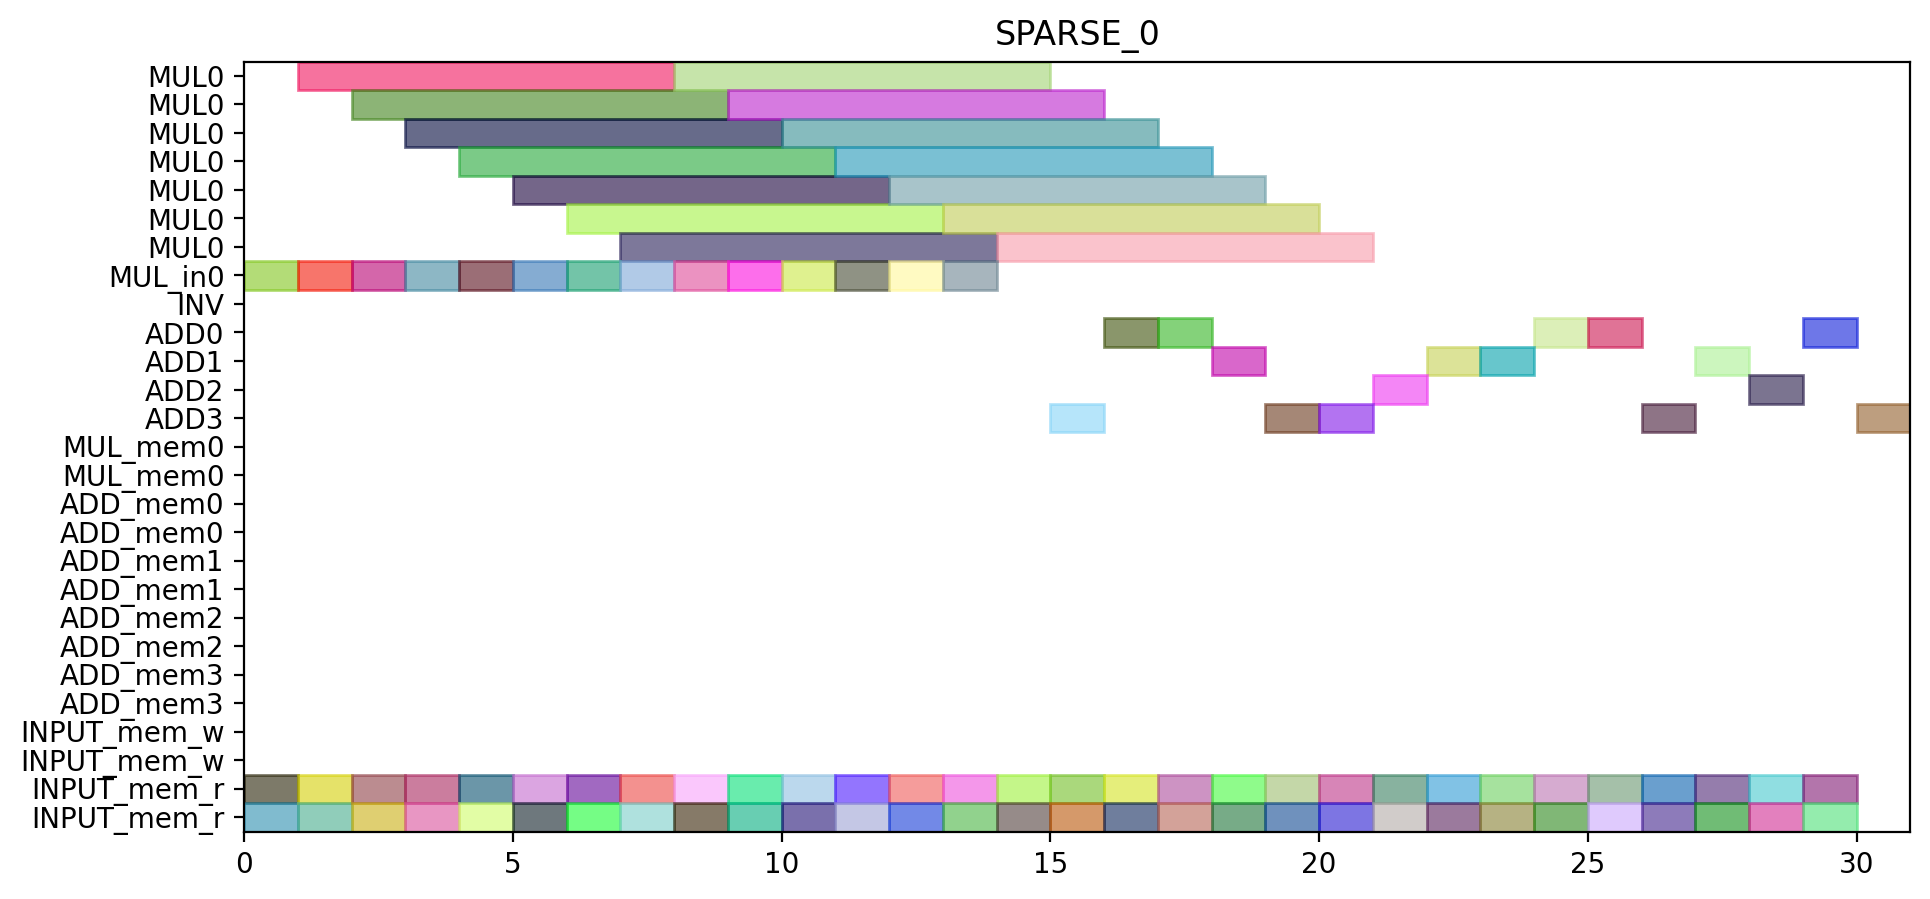

Source code (Python):
from pyschedule import Scenario, solvers, plotters, alt


def solve():
	horizon = 95
	S = Scenario("SPARSE_0", horizon=horizon)

	# resource
	MUL = S.Resources('MUL', num=1, size=7)
	MUL_in = S.Resources('MUL_in', num=1)
	INV = S.Resource('INV')
	ADD = S.Resources('ADD', num=4, periods=range(1, horizon))
	MUL_mem = S.Resources('MUL_mem', num=1, size=2)
	ADD_mem = S.Resources('ADD_mem', num=4, size=2)
	INPUT_mem_w = S.Resource('INPUT_mem_w', size=2)
	INPUT_mem_r = S.Resource('INPUT_mem_r', size=2)

	# result of previous scheduling

	# new tasks
	t1_t0_in = S.Task('t1_t0_in', length=1, delay_cost=1)
	t1_t0_in += alt(MUL_in)
	t1_t0 = S.Task('t1_t0', length=7, delay_cost=1)
	t1_t0 += alt(MUL)
	S += t1_t0>=t1_t0_in

	t1_t0_mem0 = S.Task('t1_t0_mem0', length=1, delay_cost=1)
	t1_t0_mem0 += INPUT_mem_r
	S += t1_t0_mem0 <= t1_t0

	t1_t0_mem1 = S.Task('t1_t0_mem1', length=1, delay_cost=1)
	t1_t0_mem1 += INPUT_mem_r
	S += t1_t0_mem1 <= t1_t0

	t1_t1_in = S.Task('t1_t1_in', length=1, delay_cost=1)
	t1_t1_in += alt(MUL_in)
	t1_t1 = S.Task('t1_t1', length=7, delay_cost=1)
	t1_t1 += alt(MUL)
	S += t1_t1>=t1_t1_in

	t1_t1_mem0 = S.Task('t1_t1_mem0', length=1, delay_cost=1)
	t1_t1_mem0 += INPUT_mem_r
	S += t1_t1_mem0 <= t1_t1

	t1_t1_mem1 = S.Task('t1_t1_mem1', length=1, delay_cost=1)
	t1_t1_mem1 += INPUT_mem_r
	S += t1_t1_mem1 <= t1_t1

	t1_t2 = S.Task('t1_t2', length=1, delay_cost=1)
	t1_t2 += alt(ADD)

	t1_t2_mem0 = S.Task('t1_t2_mem0', length=1, delay_cost=1)
	t1_t2_mem0 += INPUT_mem_r
	S += t1_t2_mem0 <= t1_t2

	t1_t2_mem1 = S.Task('t1_t2_mem1', length=1, delay_cost=1)
	t1_t2_mem1 += INPUT_mem_r
	S += t1_t2_mem1 <= t1_t2

	t1_t3 = S.Task('t1_t3', length=1, delay_cost=1)
	t1_t3 += alt(ADD)

	t1_t3_mem0 = S.Task('t1_t3_mem0', length=1, delay_cost=1)
	t1_t3_mem0 += INPUT_mem_r
	S += t1_t3_mem0 <= t1_t3

	t1_t3_mem1 = S.Task('t1_t3_mem1', length=1, delay_cost=1)
	t1_t3_mem1 += INPUT_mem_r
	S += t1_t3_mem1 <= t1_t3

	t2_t0_in = S.Task('t2_t0_in', length=1, delay_cost=1)
	t2_t0_in += alt(MUL_in)
	t2_t0 = S.Task('t2_t0', length=7, delay_cost=1)
	t2_t0 += alt(MUL)
	S += t2_t0>=t2_t0_in

	t2_t0_mem0 = S.Task('t2_t0_mem0', length=1, delay_cost=1)
	t2_t0_mem0 += INPUT_mem_r
	S += t2_t0_mem0 <= t2_t0

	t2_t0_mem1 = S.Task('t2_t0_mem1', length=1, delay_cost=1)
	t2_t0_mem1 += INPUT_mem_r
	S += t2_t0_mem1 <= t2_t0

	t2_t1_in = S.Task('t2_t1_in', length=1, delay_cost=1)
	t2_t1_in += alt(MUL_in)
	t2_t1 = S.Task('t2_t1', length=7, delay_cost=1)
	t2_t1 += alt(MUL)
	S += t2_t1>=t2_t1_in

	t2_t1_mem0 = S.Task('t2_t1_mem0', length=1, delay_cost=1)
	t2_t1_mem0 += INPUT_mem_r
	S += t2_t1_mem0 <= t2_t1

	t2_t1_mem1 = S.Task('t2_t1_mem1', length=1, delay_cost=1)
	t2_t1_mem1 += INPUT_mem_r
	S += t2_t1_mem1 <= t2_t1

	t2_t2 = S.Task('t2_t2', length=1, delay_cost=1)
	t2_t2 += alt(ADD)

	t2_t2_mem0 = S.Task('t2_t2_mem0', length=1, delay_cost=1)
	t2_t2_mem0 += INPUT_mem_r
	S += t2_t2_mem0 <= t2_t2

	t2_t2_mem1 = S.Task('t2_t2_mem1', length=1, delay_cost=1)
	t2_t2_mem1 += INPUT_mem_r
	S += t2_t2_mem1 <= t2_t2

	t2_t3 = S.Task('t2_t3', length=1, delay_cost=1)
	t2_t3 += alt(ADD)

	t2_t3_mem0 = S.Task('t2_t3_mem0', length=1, delay_cost=1)
	t2_t3_mem0 += INPUT_mem_r
	S += t2_t3_mem0 <= t2_t3

	t2_t3_mem1 = S.Task('t2_t3_mem1', length=1, delay_cost=1)
	t2_t3_mem1 += INPUT_mem_r
	S += t2_t3_mem1 <= t2_t3

	t0_t0_in = S.Task('t0_t0_in', length=1, delay_cost=1)
	t0_t0_in += alt(MUL_in)
	t0_t0 = S.Task('t0_t0', length=7, delay_cost=1)
	t0_t0 += alt(MUL)
	S += t0_t0>=t0_t0_in

	t0_t0_mem0 = S.Task('t0_t0_mem0', length=1, delay_cost=1)
	t0_t0_mem0 += INPUT_mem_r
	S += t0_t0_mem0 <= t0_t0

	t0_t0_mem1 = S.Task('t0_t0_mem1', length=1, delay_cost=1)
	t0_t0_mem1 += INPUT_mem_r
	S += t0_t0_mem1 <= t0_t0

	t0_t1_in = S.Task('t0_t1_in', length=1, delay_cost=1)
	t0_t1_in += alt(MUL_in)
	t0_t1 = S.Task('t0_t1', length=7, delay_cost=1)
	t0_t1 += alt(MUL)
	S += t0_t1>=t0_t1_in

	t0_t1_mem0 = S.Task('t0_t1_mem0', length=1, delay_cost=1)
	t0_t1_mem0 += INPUT_mem_r
	S += t0_t1_mem0 <= t0_t1

	t0_t1_mem1 = S.Task('t0_t1_mem1', length=1, delay_cost=1)
	t0_t1_mem1 += INPUT_mem_r
	S += t0_t1_mem1 <= t0_t1

	t0_t2 = S.Task('t0_t2', length=1, delay_cost=1)
	t0_t2 += alt(ADD)

	t0_t2_mem0 = S.Task('t0_t2_mem0', length=1, delay_cost=1)
	t0_t2_mem0 += INPUT_mem_r
	S += t0_t2_mem0 <= t0_t2

	t0_t2_mem1 = S.Task('t0_t2_mem1', length=1, delay_cost=1)
	t0_t2_mem1 += INPUT_mem_r
	S += t0_t2_mem1 <= t0_t2

	t0_t3 = S.Task('t0_t3', length=1, delay_cost=1)
	t0_t3 += alt(ADD)

	t0_t3_mem0 = S.Task('t0_t3_mem0', length=1, delay_cost=1)
	t0_t3_mem0 += INPUT_mem_r
	S += t0_t3_mem0 <= t0_t3

	t0_t3_mem1 = S.Task('t0_t3_mem1', length=1, delay_cost=1)
	t0_t3_mem1 += INPUT_mem_r
	S += t0_t3_mem1 <= t0_t3

	t4_t0_t0_in = S.Task('t4_t0_t0_in', length=1, delay_cost=1)
	t4_t0_t0_in += alt(MUL_in)
	t4_t0_t0 = S.Task('t4_t0_t0', length=7, delay_cost=1)
	t4_t0_t0 += alt(MUL)
	S += t4_t0_t0>=t4_t0_t0_in

	t4_t0_t0_mem0 = S.Task('t4_t0_t0_mem0', length=1, delay_cost=1)
	t4_t0_t0_mem0 += INPUT_mem_r
	S += t4_t0_t0_mem0 <= t4_t0_t0

	t4_t0_t0_mem1 = S.Task('t4_t0_t0_mem1', length=1, delay_cost=1)
	t4_t0_t0_mem1 += INPUT_mem_r
	S += t4_t0_t0_mem1 <= t4_t0_t0

	t4_t0_t1_in = S.Task('t4_t0_t1_in', length=1, delay_cost=1)
	t4_t0_t1_in += alt(MUL_in)
	t4_t0_t1 = S.Task('t4_t0_t1', length=7, delay_cost=1)
	t4_t0_t1 += alt(MUL)
	S += t4_t0_t1>=t4_t0_t1_in

	t4_t0_t1_mem0 = S.Task('t4_t0_t1_mem0', length=1, delay_cost=1)
	t4_t0_t1_mem0 += INPUT_mem_r
	S += t4_t0_t1_mem0 <= t4_t0_t1

	t4_t0_t1_mem1 = S.Task('t4_t0_t1_mem1', length=1, delay_cost=1)
	t4_t0_t1_mem1 += INPUT_mem_r
	S += t4_t0_t1_mem1 <= t4_t0_t1

	t4_t0_t2 = S.Task('t4_t0_t2', length=1, delay_cost=1)
	t4_t0_t2 += alt(ADD)

	t4_t0_t2_mem0 = S.Task('t4_t0_t2_mem0', length=1, delay_cost=1)
	t4_t0_t2_mem0 += INPUT_mem_r
	S += t4_t0_t2_mem0 <= t4_t0_t2

	t4_t0_t2_mem1 = S.Task('t4_t0_t2_mem1', length=1, delay_cost=1)
	t4_t0_t2_mem1 += INPUT_mem_r
	S += t4_t0_t2_mem1 <= t4_t0_t2

	t4_t0_t3 = S.Task('t4_t0_t3', length=1, delay_cost=1)
	t4_t0_t3 += alt(ADD)

	t4_t0_t3_mem0 = S.Task('t4_t0_t3_mem0', length=1, delay_cost=1)
	t4_t0_t3_mem0 += INPUT_mem_r
	S += t4_t0_t3_mem0 <= t4_t0_t3

	t4_t0_t3_mem1 = S.Task('t4_t0_t3_mem1', length=1, delay_cost=1)
	t4_t0_t3_mem1 += INPUT_mem_r
	S += t4_t0_t3_mem1 <= t4_t0_t3

	t4_t1_t0_in = S.Task('t4_t1_t0_in', length=1, delay_cost=1)
	t4_t1_t0_in += alt(MUL_in)
	t4_t1_t0 = S.Task('t4_t1_t0', length=7, delay_cost=1)
	t4_t1_t0 += alt(MUL)
	S += t4_t1_t0>=t4_t1_t0_in

	t4_t1_t0_mem0 = S.Task('t4_t1_t0_mem0', length=1, delay_cost=1)
	t4_t1_t0_mem0 += INPUT_mem_r
	S += t4_t1_t0_mem0 <= t4_t1_t0

	t4_t1_t0_mem1 = S.Task('t4_t1_t0_mem1', length=1, delay_cost=1)
	t4_t1_t0_mem1 += INPUT_mem_r
	S += t4_t1_t0_mem1 <= t4_t1_t0

	t4_t1_t1_in = S.Task('t4_t1_t1_in', length=1, delay_cost=1)
	t4_t1_t1_in += alt(MUL_in)
	t4_t1_t1 = S.Task('t4_t1_t1', length=7, delay_cost=1)
	t4_t1_t1 += alt(MUL)
	S += t4_t1_t1>=t4_t1_t1_in

	t4_t1_t1_mem0 = S.Task('t4_t1_t1_mem0', length=1, delay_cost=1)
	t4_t1_t1_mem0 += INPUT_mem_r
	S += t4_t1_t1_mem0 <= t4_t1_t1

	t4_t1_t1_mem1 = S.Task('t4_t1_t1_mem1', length=1, delay_cost=1)
	t4_t1_t1_mem1 += INPUT_mem_r
	S += t4_t1_t1_mem1 <= t4_t1_t1

	t4_t1_t2 = S.Task('t4_t1_t2', length=1, delay_cost=1)
	t4_t1_t2 += alt(ADD)

	t4_t1_t2_mem0 = S.Task('t4_t1_t2_mem0', length=1, delay_cost=1)
	t4_t1_t2_mem0 += INPUT_mem_r
	S += t4_t1_t2_mem0 <= t4_t1_t2

	t4_t1_t2_mem1 = S.Task('t4_t1_t2_mem1', length=1, delay_cost=1)
	t4_t1_t2_mem1 += INPUT_mem_r
	S += t4_t1_t2_mem1 <= t4_t1_t2

	t4_t1_t3 = S.Task('t4_t1_t3', length=1, delay_cost=1)
	t4_t1_t3 += alt(ADD)

	t4_t1_t3_mem0 = S.Task('t4_t1_t3_mem0', length=1, delay_cost=1)
	t4_t1_t3_mem0 += INPUT_mem_r
	S += t4_t1_t3_mem0 <= t4_t1_t3

	t4_t1_t3_mem1 = S.Task('t4_t1_t3_mem1', length=1, delay_cost=1)
	t4_t1_t3_mem1 += INPUT_mem_r
	S += t4_t1_t3_mem1 <= t4_t1_t3

	t4_t2_t0_in = S.Task('t4_t2_t0_in', length=1, delay_cost=1)
	t4_t2_t0_in += alt(MUL_in)
	t4_t2_t0 = S.Task('t4_t2_t0', length=7, delay_cost=1)
	t4_t2_t0 += alt(MUL)
	S += t4_t2_t0>=t4_t2_t0_in

	t4_t2_t0_mem0 = S.Task('t4_t2_t0_mem0', length=1, delay_cost=1)
	t4_t2_t0_mem0 += INPUT_mem_r
	S += t4_t2_t0_mem0 <= t4_t2_t0

	t4_t2_t0_mem1 = S.Task('t4_t2_t0_mem1', length=1, delay_cost=1)
	t4_t2_t0_mem1 += INPUT_mem_r
	S += t4_t2_t0_mem1 <= t4_t2_t0

	t4_t2_t1_in = S.Task('t4_t2_t1_in', length=1, delay_cost=1)
	t4_t2_t1_in += alt(MUL_in)
	t4_t2_t1 = S.Task('t4_t2_t1', length=7, delay_cost=1)
	t4_t2_t1 += alt(MUL)
	S += t4_t2_t1>=t4_t2_t1_in

	t4_t2_t1_mem0 = S.Task('t4_t2_t1_mem0', length=1, delay_cost=1)
	t4_t2_t1_mem0 += INPUT_mem_r
	S += t4_t2_t1_mem0 <= t4_t2_t1

	t4_t2_t1_mem1 = S.Task('t4_t2_t1_mem1', length=1, delay_cost=1)
	t4_t2_t1_mem1 += INPUT_mem_r
	S += t4_t2_t1_mem1 <= t4_t2_t1

	t4_t2_t2 = S.Task('t4_t2_t2', length=1, delay_cost=1)
	t4_t2_t2 += alt(ADD)

	t4_t2_t2_mem0 = S.Task('t4_t2_t2_mem0', length=1, delay_cost=1)
	t4_t2_t2_mem0 += INPUT_mem_r
	S += t4_t2_t2_mem0 <= t4_t2_t2

	t4_t2_t2_mem1 = S.Task('t4_t2_t2_mem1', length=1, delay_cost=1)
	t4_t2_t2_mem1 += INPUT_mem_r
	S += t4_t2_t2_mem1 <= t4_t2_t2

	t4_t2_t3 = S.Task('t4_t2_t3', length=1, delay_cost=1)
	t4_t2_t3 += alt(ADD)

	t4_t2_t3_mem0 = S.Task('t4_t2_t3_mem0', length=1, delay_cost=1)
	t4_t2_t3_mem0 += INPUT_mem_r
	S += t4_t2_t3_mem0 <= t4_t2_t3

	t4_t2_t3_mem1 = S.Task('t4_t2_t3_mem1', length=1, delay_cost=1)
	t4_t2_t3_mem1 += INPUT_mem_r
	S += t4_t2_t3_mem1 <= t4_t2_t3

	t4_t40 = S.Task('t4_t40', length=1, delay_cost=1)
	t4_t40 += alt(ADD)

	t4_t40_mem0 = S.Task('t4_t40_mem0', length=1, delay_cost=1)
	t4_t40_mem0 += INPUT_mem_r
	S += t4_t40_mem0 <= t4_t40

	t4_t40_mem1 = S.Task('t4_t40_mem1', length=1, delay_cost=1)
	t4_t40_mem1 += INPUT_mem_r
	S += t4_t40_mem1 <= t4_t40

	t4_t41 = S.Task('t4_t41', length=1, delay_cost=1)
	t4_t41 += alt(ADD)

	t4_t41_mem0 = S.Task('t4_t41_mem0', length=1, delay_cost=1)
	t4_t41_mem0 += INPUT_mem_r
	S += t4_t41_mem0 <= t4_t41

	t4_t41_mem1 = S.Task('t4_t41_mem1', length=1, delay_cost=1)
	t4_t41_mem1 += INPUT_mem_r
	S += t4_t41_mem1 <= t4_t41

	t4_t50 = S.Task('t4_t50', length=1, delay_cost=1)
	t4_t50 += alt(ADD)

	t4_t50_mem0 = S.Task('t4_t50_mem0', length=1, delay_cost=1)
	t4_t50_mem0 += INPUT_mem_r
	S += t4_t50_mem0 <= t4_t50

	t4_t50_mem1 = S.Task('t4_t50_mem1', length=1, delay_cost=1)
	t4_t50_mem1 += INPUT_mem_r
	S += t4_t50_mem1 <= t4_t50

	t4_t51 = S.Task('t4_t51', length=1, delay_cost=1)
	t4_t51 += alt(ADD)

	t4_t51_mem0 = S.Task('t4_t51_mem0', length=1, delay_cost=1)
	t4_t51_mem0 += INPUT_mem_r
	S += t4_t51_mem0 <= t4_t51

	t4_t51_mem1 = S.Task('t4_t51_mem1', length=1, delay_cost=1)
	t4_t51_mem1 += INPUT_mem_r
	S += t4_t51_mem1 <= t4_t51

	t4_t8_t0_in = S.Task('t4_t8_t0_in', length=1, delay_cost=1)
	t4_t8_t0_in += alt(MUL_in)
	t4_t8_t0 = S.Task('t4_t8_t0', length=7, delay_cost=1)
	t4_t8_t0 += alt(MUL)
	S += t4_t8_t0>=t4_t8_t0_in

	t4_t8_t0_mem0 = S.Task('t4_t8_t0_mem0', length=1, delay_cost=1)
	t4_t8_t0_mem0 += INPUT_mem_r
	S += t4_t8_t0_mem0 <= t4_t8_t0

	t4_t8_t0_mem1 = S.Task('t4_t8_t0_mem1', length=1, delay_cost=1)
	t4_t8_t0_mem1 += INPUT_mem_r
	S += t4_t8_t0_mem1 <= t4_t8_t0

	t4_t8_t1_in = S.Task('t4_t8_t1_in', length=1, delay_cost=1)
	t4_t8_t1_in += alt(MUL_in)
	t4_t8_t1 = S.Task('t4_t8_t1', length=7, delay_cost=1)
	t4_t8_t1 += alt(MUL)
	S += t4_t8_t1>=t4_t8_t1_in

	t4_t8_t1_mem0 = S.Task('t4_t8_t1_mem0', length=1, delay_cost=1)
	t4_t8_t1_mem0 += INPUT_mem_r
	S += t4_t8_t1_mem0 <= t4_t8_t1

	t4_t8_t1_mem1 = S.Task('t4_t8_t1_mem1', length=1, delay_cost=1)
	t4_t8_t1_mem1 += INPUT_mem_r
	S += t4_t8_t1_mem1 <= t4_t8_t1

	solvers.mip.solve(S,msg=1,kind='CPLEX',ratio_gap=1.01)

	solution = [['hoge']*len(S.solution()[1]) for i in range(len(S.solution()))]
	for i in range(len(S.solution())):
		for j in range(len(S.solution()[i])):
			solution[i][j]=str(S.solution()[i][j])
	print(solution)

	cycles = int(solution[-1][3])

	pic_file_name = "/home/mfukuda/pairing_automation_design2/bls12-461/scheduling/SPARSE_mul1_add4/SPARSE_0.png"
	if(S.solution() != []):
		plotters.matplotlib.plot(S,img_filename=pic_file_name, vertical_text=True, fig_size=(cycles*0.25+3, 5), show_task_labels=False)

	return solution
